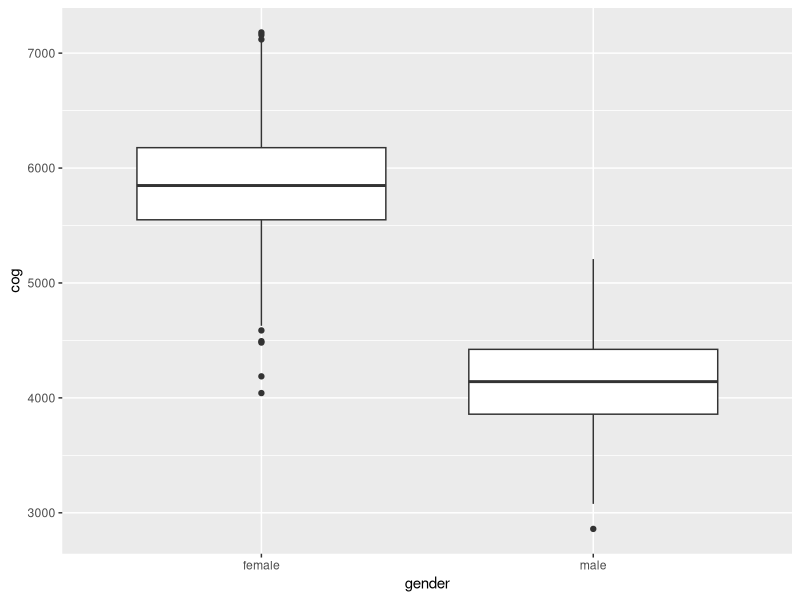
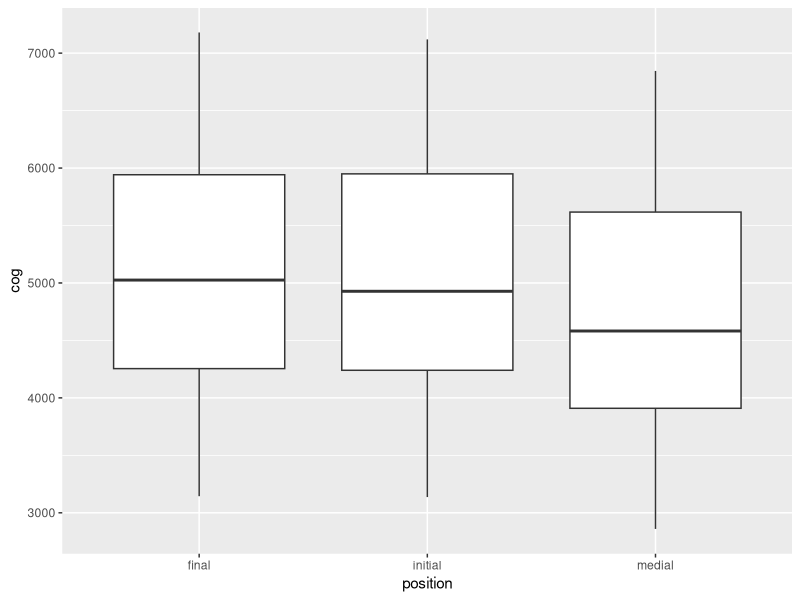
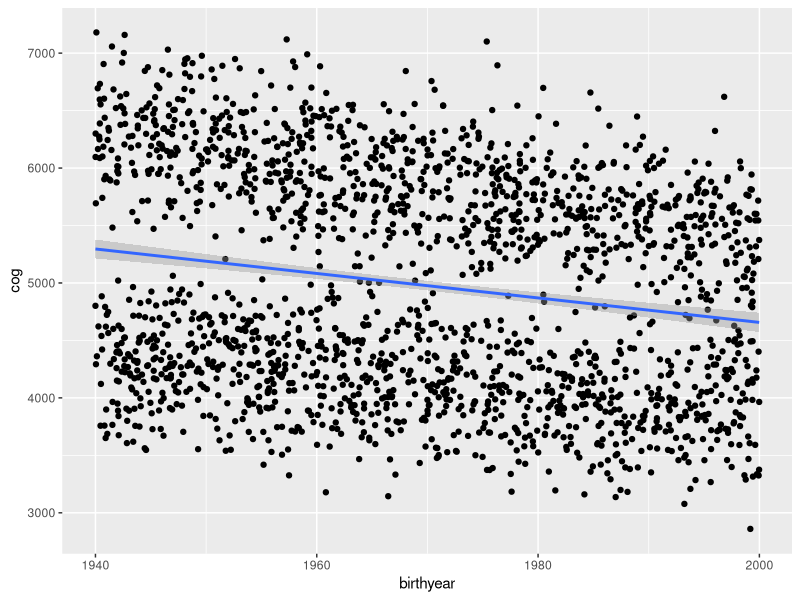
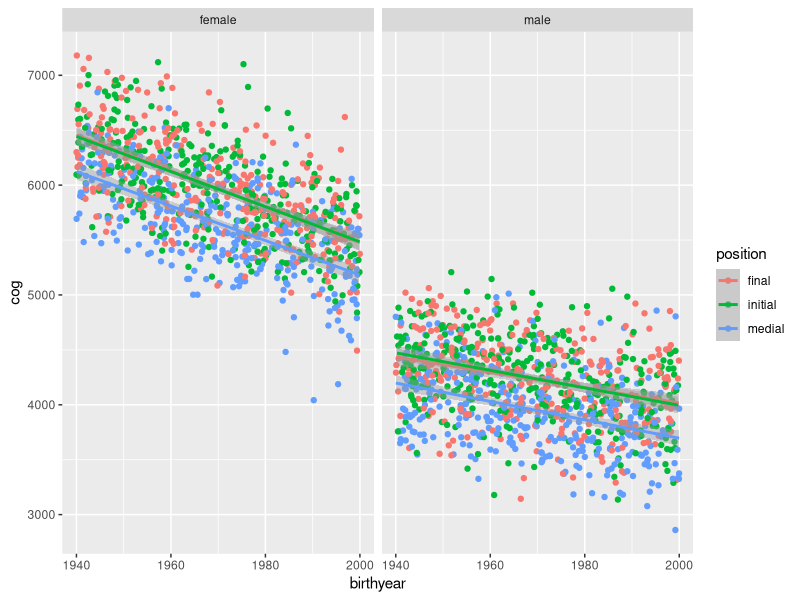

Write the R code that produced these figures, in order. (Note: this script raises an error after producing the figures.)
## ---- chunk 1
knitr::opts_chunk$set(echo = TRUE)
## ---- chunk 2
# Younger speakers in the US and elsewhere are starting to say [s] in <str> clusters more like "SH"

# This involves a decrease in spectral energy, and a lowering of the Center of Gravity (COG) of the fricative spectrum
## ---- chunk 3
str_data <- read.csv('str_data.csv',header=T)
## ---- chunk 4
# position has three levels:
levels(str_data$position)

# initial = beginning of word ("street")
# medial = word-internal ("construction")
# final = across word-boundaries ("this truck")
## ---- chunk 5
# Since it seems like <str> is becoming more like SH over time, we'd predict that as birthyear increases, COG would decrease 

# It looks like women have a higher COG than men.

# Unclear what predictions we'd have about position a priori?

# The increase might be quicker for women than men, motivating an interaction. Unclear if position should be involved in any interaction. 
## ---- chunk 6
library(ggplot2)
ggplot(str_data, aes(gender,cog)) + geom_boxplot()
ggplot(str_data, aes(position,cog)) + geom_boxplot()
ggplot(str_data, aes(birthyear,cog)) + geom_point() + geom_smooth(method='lm')
ggplot(str_data, aes(birthyear,cog,color=position)) + geom_point() + geom_smooth(method='lm') + facet_grid(~gender)

# It looks like our predictions were borne out

#it also appears that there's an effect of position, with medial position showing lower COG than other positions.
## ---- chunk 7
library(lme4)

m1 <- lm(cog ~ birthyear + gender, str_data)
m2 <- lm(cog ~ birthyear * gender, str_data)
m3 <- lm(cog ~ birthyear * gender + position, str_data)
m4 <- lm(cog ~ birthyear * gender * position, str_data)

BIC(m1,m2,m3,m4)

# model 3 (without three-way interaction) is the best fitting because it has the lowest BIC. 
## ---- chunk 8
summary(m3)


## (Intercept) - 3.750e+04
# When birthyear is 0, the speaker is a woman, and the token occurs word-finally, the COG will be 37,500.

# This is essentially meaningless because birthyear in our sample can't be 0.


## birthyear - -16.01
# for each year increase for women, the COG decreases 16.

## gendermale - -1.787e+04
# when birthyear is 0, the intercept for men is 17,870 COG lower than women (their intercept is 19630).
# again, this is meaningless since birthyear can't equal 0

## positioninitial - 2.760
# the mean for initial position is 2.8 COG higher than final position
# this dif. is not significant

## positionmedial - -2.956e+02
# the mean for medial position is 295.6 COG lower than final position
# this dif. is signficant

## birthyear:gendermale 
# To adjust the female slope of birthyear (-16 per year) for men, add 8.2 to it
# men's slope of birthyear is -7.8
## ---- chunk 9
# original and releveled models
m3 <- lm(cog ~ birthyear * gender + position, str_data)
m3b <- lm(cog~birthyear * gender + relevel(position,"initial"), str_data)
m3c <- lm(cog~birthyear * gender + relevel(position,"medial"), str_data)

# extract position coefficients and convert them into vectors of the right shape
c_final_ref <- c(0,unname(m3$coefficients[4:5]))
c_initial_ref <- c(unname(m3b$coefficients[4]),0,unname(m3b$coefficients[5]))
c_medial_ref <- c(unname(m3c$coefficients[4:5]),0)

# create matrix from vectors
c_mat <- cbind(c_final_ref,c_initial_ref,c_medial_ref)

# change matrix row/column names
rownames(c_mat) <- c('final','initial','medial')
colnames(c_mat) <- c('final_ref','initial_ref','medial_ref')

c_mat
